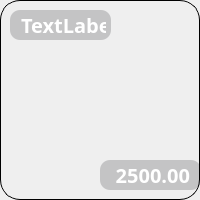
<?xml version="1.0" encoding="UTF-8"?>
<ui version="4.0">
 <class>ProductSelectionButton</class>
 <widget class="QWidget" name="ProductSelectionButton">
  <property name="geometry">
   <rect>
    <x>0</x>
    <y>0</y>
    <width>200</width>
    <height>200</height>
   </rect>
  </property>
  <property name="sizePolicy">
   <sizepolicy hsizetype="Expanding" vsizetype="Expanding">
    <horstretch>0</horstretch>
    <verstretch>0</verstretch>
   </sizepolicy>
  </property>
  <property name="minimumSize">
   <size>
    <width>200</width>
    <height>200</height>
   </size>
  </property>
  <property name="maximumSize">
   <size>
    <width>200</width>
    <height>200</height>
   </size>
  </property>
  <property name="windowTitle">
   <string>Form</string>
  </property>
  <property name="styleSheet">
   <string notr="true">QWidget {
	border-radius: 20px;
}</string>
  </property>
  <widget class="QPushButton" name="button">
   <property name="geometry">
    <rect>
     <x>0</x>
     <y>0</y>
     <width>200</width>
     <height>200</height>
    </rect>
   </property>
   <property name="sizePolicy">
    <sizepolicy hsizetype="Expanding" vsizetype="Expanding">
     <horstretch>0</horstretch>
     <verstretch>0</verstretch>
    </sizepolicy>
   </property>
   <property name="minimumSize">
    <size>
     <width>200</width>
     <height>200</height>
    </size>
   </property>
   <property name="maximumSize">
    <size>
     <width>200</width>
     <height>200</height>
    </size>
   </property>
   <property name="font">
    <font>
     <family>Segoe UI Variable</family>
     <pointsize>15</pointsize>
     <bold>true</bold>
    </font>
   </property>
   <property name="styleSheet">
    <string notr="true">QPushButton {
	border: 0.5px solid black;
	border-radius: 20px;
	padding: 5px;
    background-color: rgba(0, 0, 0, 0); /* Fondo completamente transparente */
	color: white;
}

QPushButton:hover {
  background: qradialgradient(
    spread:pad, 
    cx:0.5, cy:0.5, radius:0.5, 
    fx:0.5, fy:0.5, 
    stop:0 rgba(85, 218, 75, 150), /* Gradiente con canal alfa para transparencia */
    stop:1 rgba(255, 255, 255, 0) /* Completamente transparente en los bordes */
  );
  color: white;                /* Color del texto al pasar el mouse */
}

QPushButton:pressed {
  background: qradialgradient(
    spread:pad, 
    cx:0.5, cy:0.5, radius:0.5, 
    fx:0.5, fy:0.5, 
    stop:0 rgba(85, 218, 75, 150), /* Gradiente con canal alfa para transparencia */
    stop:1 rgba(255, 255, 255, 0) /* Completamente transparente en los bordes */
  );
  color: white;                /* Color del texto al presionar */
}

QPushButton:disabled {
  background-color: rgb(39, 39, 43);     /* Fondo deshabilitado */
  color: #7f8c8d;                /* Color del texto deshabilitado */
}

QPushButton:checked {
  background-color: #27ae60;     /* Fondo cuando está checkable y activado */
  color: #ecf0f1;        
}</string>
   </property>
   <property name="text">
    <string/>
   </property>
  </widget>
  <widget class="QLabel" name="name_label">
   <property name="geometry">
    <rect>
     <x>10</x>
     <y>10</y>
     <width>101</width>
     <height>30</height>
    </rect>
   </property>
   <property name="sizePolicy">
    <sizepolicy hsizetype="Expanding" vsizetype="Expanding">
     <horstretch>0</horstretch>
     <verstretch>0</verstretch>
    </sizepolicy>
   </property>
   <property name="maximumSize">
    <size>
     <width>180</width>
     <height>60</height>
    </size>
   </property>
   <property name="font">
    <font>
     <family>Segoe UI Variable</family>
     <pointsize>15</pointsize>
     <bold>true</bold>
    </font>
   </property>
   <property name="styleSheet">
    <string notr="true">QLabel {
 border:none;
 border-radius: 10px;
 background-color: rgba(18, 18, 23, 50);
 color: white;
 padding-left: 5px;
 padding-right: 5px;
}</string>
   </property>
   <property name="frameShape">
    <enum>QFrame::Shape::NoFrame</enum>
   </property>
   <property name="frameShadow">
    <enum>QFrame::Shadow::Plain</enum>
   </property>
   <property name="text">
    <string>TextLabel</string>
   </property>
   <property name="alignment">
    <set>Qt::AlignmentFlag::AlignLeading|Qt::AlignmentFlag::AlignLeft|Qt::AlignmentFlag::AlignVCenter</set>
   </property>
   <property name="wordWrap">
    <bool>true</bool>
   </property>
  </widget>
  <widget class="QLabel" name="price_label">
   <property name="geometry">
    <rect>
     <x>100</x>
     <y>160</y>
     <width>101</width>
     <height>30</height>
    </rect>
   </property>
   <property name="sizePolicy">
    <sizepolicy hsizetype="Expanding" vsizetype="Expanding">
     <horstretch>0</horstretch>
     <verstretch>0</verstretch>
    </sizepolicy>
   </property>
   <property name="maximumSize">
    <size>
     <width>180</width>
     <height>30</height>
    </size>
   </property>
   <property name="font">
    <font>
     <family>Segoe UI Variable</family>
     <pointsize>15</pointsize>
     <bold>true</bold>
    </font>
   </property>
   <property name="layoutDirection">
    <enum>Qt::LayoutDirection::RightToLeft</enum>
   </property>
   <property name="styleSheet">
    <string notr="true">QLabel {
 border:none;
 border-radius: 10px;
 background-color: rgba(18, 18, 23, 50);
 color: white;
 padding-left: 5px;
 padding-right: 5px;
}</string>
   </property>
   <property name="text">
    <string>2500.00</string>
   </property>
   <property name="alignment">
    <set>Qt::AlignmentFlag::AlignRight|Qt::AlignmentFlag::AlignTrailing|Qt::AlignmentFlag::AlignVCenter</set>
   </property>
  </widget>
 </widget>
 <resources/>
 <connections/>
</ui>
